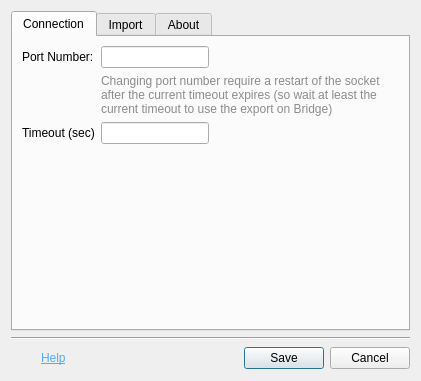
<?xml version="1.0" encoding="UTF-8"?>
<ui version="4.0">
 <class>Dialog</class>
 <widget class="QDialog" name="Dialog">
  <property name="geometry">
   <rect>
    <x>0</x>
    <y>0</y>
    <width>421</width>
    <height>381</height>
   </rect>
  </property>
  <property name="windowTitle">
   <string>Megascan Link (Unofficial)</string>
  </property>
  <layout class="QGridLayout" name="gridLayout">
   <item row="0" column="0">
    <layout class="QVBoxLayout" name="verticalLayout">
     <item>
      <widget class="QTabWidget" name="impTab">
       <property name="currentIndex">
        <number>0</number>
       </property>
       <widget class="QWidget" name="connTab">
        <attribute name="title">
         <string>Connection</string>
        </attribute>
        <layout class="QGridLayout" name="gridLayout_2">
         <item row="0" column="0">
          <layout class="QFormLayout" name="formLayout">
           <item row="0" column="0">
            <widget class="QLabel" name="label">
             <property name="text">
              <string>Port Number:</string>
             </property>
            </widget>
           </item>
           <item row="0" column="1">
            <widget class="QLineEdit" name="portNumber">
             <property name="sizePolicy">
              <sizepolicy hsizetype="Fixed" vsizetype="Fixed">
               <horstretch>0</horstretch>
               <verstretch>0</verstretch>
              </sizepolicy>
             </property>
            </widget>
           </item>
           <item row="2" column="1">
            <widget class="QLineEdit" name="timeoutNumber">
             <property name="sizePolicy">
              <sizepolicy hsizetype="Fixed" vsizetype="Fixed">
               <horstretch>0</horstretch>
               <verstretch>0</verstretch>
              </sizepolicy>
             </property>
            </widget>
           </item>
           <item row="2" column="0">
            <widget class="QLabel" name="label_2">
             <property name="text">
              <string>Timeout (sec)</string>
             </property>
            </widget>
           </item>
           <item row="1" column="1">
            <widget class="QLabel" name="label_3">
             <property name="styleSheet">
              <string notr="true">QLabel{
	color:rgb(140, 140, 140)
}</string>
             </property>
             <property name="text">
              <string>Changing port number require a restart of the socket after the current timeout expires (so wait at least the current timeout to use the export on Bridge)</string>
             </property>
             <property name="wordWrap">
              <bool>true</bool>
             </property>
            </widget>
           </item>
          </layout>
         </item>
        </layout>
       </widget>
       <widget class="QWidget" name="tab">
        <attribute name="title">
         <string>Import</string>
        </attribute>
        <layout class="QVBoxLayout" name="verticalLayout_2">
         <item>
          <layout class="QFormLayout" name="formLayout_2">
           <item row="0" column="0">
            <widget class="QCheckBox" name="askforproj">
             <property name="toolTip">
              <string>Dont show dialog asking if you want to create a new project when importing Megascan Assets that contain 3D meshes, the meshes are discarded and but the bitmaps are imported in the current opened project</string>
             </property>
             <property name="text">
              <string>Dont ask to create new project</string>
             </property>
            </widget>
           </item>
          </layout>
         </item>
        </layout>
       </widget>
       <widget class="QWidget" name="About">
        <attribute name="title">
         <string>About</string>
        </attribute>
        <layout class="QGridLayout" name="gridLayout_6">
         <item row="0" column="0">
          <layout class="QVBoxLayout" name="verticalLayout_3">
           <item>
            <widget class="QLabel" name="label_4">
             <property name="styleSheet">
              <string notr="true">QLabel{
	color: rgba(255, 255, 255, 100%);
	font-size: 18px;
	font-weight: 500;
}</string>
             </property>
             <property name="text">
              <string>Megascan Link Plugin (Unofficial)</string>
             </property>
            </widget>
           </item>
           <item>
            <widget class="QLabel" name="label_5">
             <property name="styleSheet">
              <string notr="true">QLabel {
	color: rgb(130, 130, 130)
}
</string>
             </property>
             <property name="text">
              <string>Written by &lt;a href=&quot;https://github.com/darkimage&quot; style=&quot;color: #55aaff&quot;&gt;Luca Faggion&lt;/a&gt;</string>
             </property>
             <property name="textFormat">
              <enum>Qt::AutoText</enum>
             </property>
             <property name="scaledContents">
              <bool>false</bool>
             </property>
             <property name="alignment">
              <set>Qt::AlignRight|Qt::AlignTrailing|Qt::AlignVCenter</set>
             </property>
             <property name="wordWrap">
              <bool>false</bool>
             </property>
             <property name="openExternalLinks">
              <bool>true</bool>
             </property>
            </widget>
           </item>
           <item>
            <widget class="QLabel" name="label_6">
             <property name="styleSheet">
              <string notr="true">QLabel{
	color: rgba(255, 255, 255, 100%);
	font-size: 14px;
	font-weight: 500;
}</string>
             </property>
             <property name="text">
              <string>Want to contribute to the plugin?</string>
             </property>
            </widget>
           </item>
           <item>
            <widget class="QLabel" name="label_7">
             <property name="text">
              <string>&lt;html&gt;&lt;head/&gt;&lt;body&gt;&lt;p&gt;If you would like to contribute to the development of the plugin you should visit the plugin repository on &lt;a href=&quot;https://github.com/Raider-Arts/megascan-link&quot;&gt;&lt;span style=&quot; text-decoration: underline; color:#55aaff;&quot;&gt;Github&lt;/span&gt;&lt;/a&gt;.&lt;/p&gt;&lt;p&gt;If you need to report a bug or request a feature you can do it in the &lt;a href=&quot;https://github.com/Raider-Arts/megascan-link/issues&quot;&gt;&lt;span style=&quot; text-decoration: underline; color:#55aaff;&quot;&gt;issues page&lt;/span&gt;&lt;/a&gt; of the repository or by sending a mail to &lt;a href=&quot;mailto: luc-af@live.it&quot;&gt;&lt;span style=&quot; text-decoration: underline; color:#55aaff;&quot;&gt;me&lt;/span&gt;&lt;/a&gt; or to my &lt;a href=&quot;mailto: team@raiderarts.net&quot;&gt;&lt;span style=&quot; text-decoration: underline; color:#55aaff;&quot;&gt;team&lt;/span&gt;&lt;/a&gt;.&lt;/p&gt;&lt;p&gt;I hope this plugin was usefull for you.&lt;/p&gt;&lt;p&gt;Have a great day!.&lt;/p&gt;&lt;/body&gt;&lt;/html&gt;</string>
             </property>
             <property name="wordWrap">
              <bool>true</bool>
             </property>
             <property name="openExternalLinks">
              <bool>true</bool>
             </property>
            </widget>
           </item>
           <item>
            <spacer name="verticalSpacer">
             <property name="orientation">
              <enum>Qt::Vertical</enum>
             </property>
             <property name="sizeType">
              <enum>QSizePolicy::Expanding</enum>
             </property>
             <property name="sizeHint" stdset="0">
              <size>
               <width>20</width>
               <height>40</height>
              </size>
             </property>
            </spacer>
           </item>
          </layout>
         </item>
        </layout>
       </widget>
      </widget>
     </item>
     <item>
      <widget class="Line" name="line">
       <property name="orientation">
        <enum>Qt::Horizontal</enum>
       </property>
      </widget>
     </item>
     <item>
      <layout class="QHBoxLayout" name="horizontalLayout">
       <item>
        <widget class="QLabel" name="helpIcon">
         <property name="sizePolicy">
          <sizepolicy hsizetype="Minimum" vsizetype="Minimum">
           <horstretch>0</horstretch>
           <verstretch>0</verstretch>
          </sizepolicy>
         </property>
         <property name="minimumSize">
          <size>
           <width>24</width>
           <height>24</height>
          </size>
         </property>
         <property name="baseSize">
          <size>
           <width>24</width>
           <height>24</height>
          </size>
         </property>
         <property name="text">
          <string/>
         </property>
        </widget>
       </item>
       <item>
        <widget class="QLabel" name="label_8">
         <property name="text">
          <string>&lt;html&gt;&lt;head/&gt;&lt;body&gt;&lt;p&gt;&lt;a href=&quot;todo add url&quot;&gt;&lt;span style=&quot; text-decoration: underline; color:#55aaff;&quot;&gt;Help&lt;/span&gt;&lt;/a&gt;&lt;/p&gt;&lt;/body&gt;&lt;/html&gt;</string>
         </property>
        </widget>
       </item>
       <item>
        <spacer name="horizontalSpacer">
         <property name="orientation">
          <enum>Qt::Horizontal</enum>
         </property>
         <property name="sizeHint" stdset="0">
          <size>
           <width>40</width>
           <height>20</height>
          </size>
         </property>
        </spacer>
       </item>
       <item>
        <widget class="QPushButton" name="saveBtn">
         <property name="text">
          <string>Save</string>
         </property>
        </widget>
       </item>
       <item>
        <widget class="QPushButton" name="cancelBtn">
         <property name="text">
          <string>Cancel</string>
         </property>
        </widget>
       </item>
      </layout>
     </item>
    </layout>
   </item>
  </layout>
 </widget>
 <resources/>
 <connections/>
</ui>
